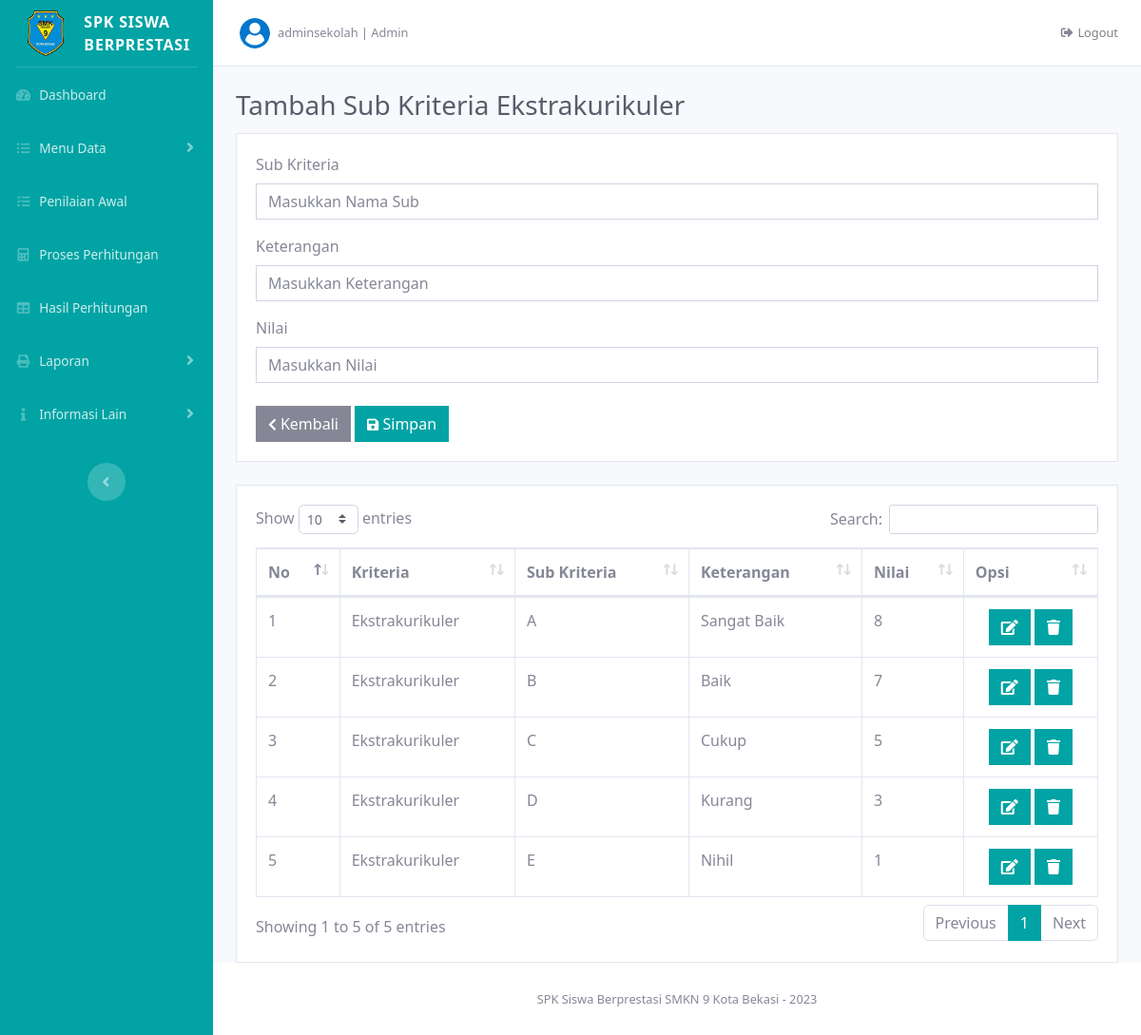
Page /index.php?page=tambah_subkriteria&idkriteria=4&kriteria=Ekstrakurikuler (signed in) on the committed database.
### tables this page shows
CREATE TABLE `data_kriteria` (
  `ID_Kriteria` int(15) NOT NULL,
  `Nama_Kriteria` varchar(100) DEFAULT NULL,
  `Nilai_Bobot` float DEFAULT NULL,
  `Atribut` varchar(100) DEFAULT NULL
);

CREATE TABLE `data_subkriteria` (
  `ID_Sub` int(15) NOT NULL,
  `ID_Kriteria` int(15) DEFAULT NULL,
  `Nama_Subkriteria` varchar(120) DEFAULT NULL,
  `Keterangan` varchar(100) DEFAULT NULL,
  `Nilai` int(11) DEFAULT NULL
);

### pages/data_sub_kriteria/tambah_subkriteria.php (the view, shortened to what this page needs)
<?php
    if (isset($_GET['idkriteria']) AND isset($_GET['kriteria'])) {
        $id = $_GET['idkriteria'];
        $krit = $_GET['kriteria'];
        $sql = "SELECT * FROM data_kriteria WHERE ID_Kriteria = '$id'";
        $kriteria = mysqli_query($koneksi_db, $sql);
        $data = mysqli_fetch_assoc($kriteria);
        $data_sub = "SELECT data_subkriteria.ID_Sub, data_kriteria.ID_Kriteria, data_kriteria.Nama_Kriteria, data_subkriteria.
        Nama_Subkriteria, data_subkriteria.Keterangan, data_subkriteria.Nilai FROM data_subkriteria INNER JOIN data_kriteria ON
        data_subkriteria.ID_Kriteria = data_kriteria.ID_Kriteria WHERE Nama_Kriteria = '$krit'";
        $sub = mysqli_query($koneksi_db, $data_sub);
    }
?>
<div class="d-sm-flex align-items-center justify-content-between mb-1">
  <h1 class="h3 text-gray-800">Tambah Sub Kriteria <?= $data['Nama_Kriteria']; ?></h1>
</div>
<div class="card mb-4 rounded-0">
    <div class="card-body">
        <form action="pages/data_sub_kriteria/proses_tambah_subkriteria.php?id=<?= $_GET['idkriteria']; ?>&nama=<?= $_GET['kriteria']; ?>" method="post">
            <div class="mb-3">
                <label for="exampleFormControlInput1" class="form-label">Sub Kriteria</label>
                <input type="text" class="form-control rounded-0" id="exampleFormControlInput1" name="sub_kriteria" placeholder="Masukkan Nama Sub" required>
            </div>
            <div class="mb-3">
                <label for="exampleFormControlInput1" class="form-label">Keterangan</label>
                <input type="text" class="form-control rounded-0" id="exampleFormControlInput1" name="ket" placeholder="Masukkan Keterangan" required>
            </div>
            <div class="mb-4">
                <label for="exampleFormControlInput1" class="form-label">Nilai</label>
                <input type="text" class="form-control rounded-0" id="exampleFormControlInput1" name="nilai" placeholder="Masukkan Nilai" required>
            </div>
            <a href="index.php?page=sub_kriteria" class="btn btn-secondary btn-square rounded-0">
                <i class="fas fa-chevron-left fa-sm"></i> Kembali
            </a>
            <button type="submit" class="btn btn-success btn-square rounded-0">
                <i class="fas fa-save fa-sm"></i> Simpan
            </button>
        </form>
    </div>
</div>
<div class="card rounded-0">
    <div class="card-body">
        <div class="table-responsive">
            <table class="table table-bordered" id="dataTable" width="100%" cellspacing="0">
                <thead>
                    <tr>
                        <th class="text-nowrap">No</th>
                        <th class="text-nowrap">Kriteria</th>
                        <th class="text-nowrap">Sub Kriteria</th>
                        <th class="text-nowrap">Keterangan</th>
                        <th class="text-nowrap">Nilai</th>
                        <th class="text-nowrap">Opsi</th>
                    </tr>
                </thead>
                <tbody>
                    <?php
                        $no = 0;
                        while ($subkrit = mysqli_fetch_assoc($sub)) :
                        $no++;
                    ?>
                    <tr>
                        <td class="text-nowrap"><?= $no; ?></td>
                        <td class="text-nowrap"><?= $subkrit['Nama_Kriteria']; ?></td>
                        <td class="text-nowrap"><?= $subkrit['Nama_Subkriteria']; ?></td>
                        <td class="text-nowrap"><?= $subkrit['Keterangan']; ?></td>
                        <td class="text-nowrap"><?= $subkrit['Nilai']; ?></td>
                        <td class="text-center text-nowrap">
                            <a href="index.php?page=edit_subkriteria&edit=<?= $subkrit['ID_Sub']; ?>" title="Edit Sub" class="btn btn-success btn-square rounded-0">
                                <i class="fas fa-edit"></i>
                            </a>
                            <button class="btn btn-success btn-square rounded-0" title="Hapus Sub" data-toggle="modal" data-target="#hapusid<?= $subkrit['ID_Sub']; ?>">
                                <i class="fas fa-trash"></i>
                            </button>
                        </td>
                    </tr>
                    <?php
                        endwhile;
                    ?>
                </tbody>
            </table>
        </div>
    </div>
</div>

### index.php (style rules this page uses)
* { font-family: "Segoe UI", Frutiger, "Frutiger Linotype", "Dejavu Sans", "Helvetica Neue", Arial, sans-serif; }
.btn-success { background-color: #01a3a4; border-color: #01a3a4; }

### rows in the picture
data_kriteria: Nama_Kriteria "Ekstrakurikuler"
data_subkriteria: ID_Kriteria.Nama_Kriteria "Ekstrakurikuler", Nama_Subkriteria "A", Keterangan "Sangat Baik", Nilai "8"
data_subkriteria: ID_Kriteria.Nama_Kriteria "Ekstrakurikuler", Nama_Subkriteria "B", Keterangan "Baik", Nilai "7"
data_subkriteria: ID_Kriteria.Nama_Kriteria "Ekstrakurikuler", Nama_Subkriteria "C", Keterangan "Cukup", Nilai "5"
data_subkriteria: ID_Kriteria.Nama_Kriteria "Ekstrakurikuler", Nama_Subkriteria "D", Keterangan "Kurang", Nilai "3"
data_subkriteria: ID_Kriteria.Nama_Kriteria "Ekstrakurikuler", Nama_Subkriteria "E", Keterangan "Nihil", Nilai "1"

### other values in the picture
$_SESSION['user'] "adminsekolah"
